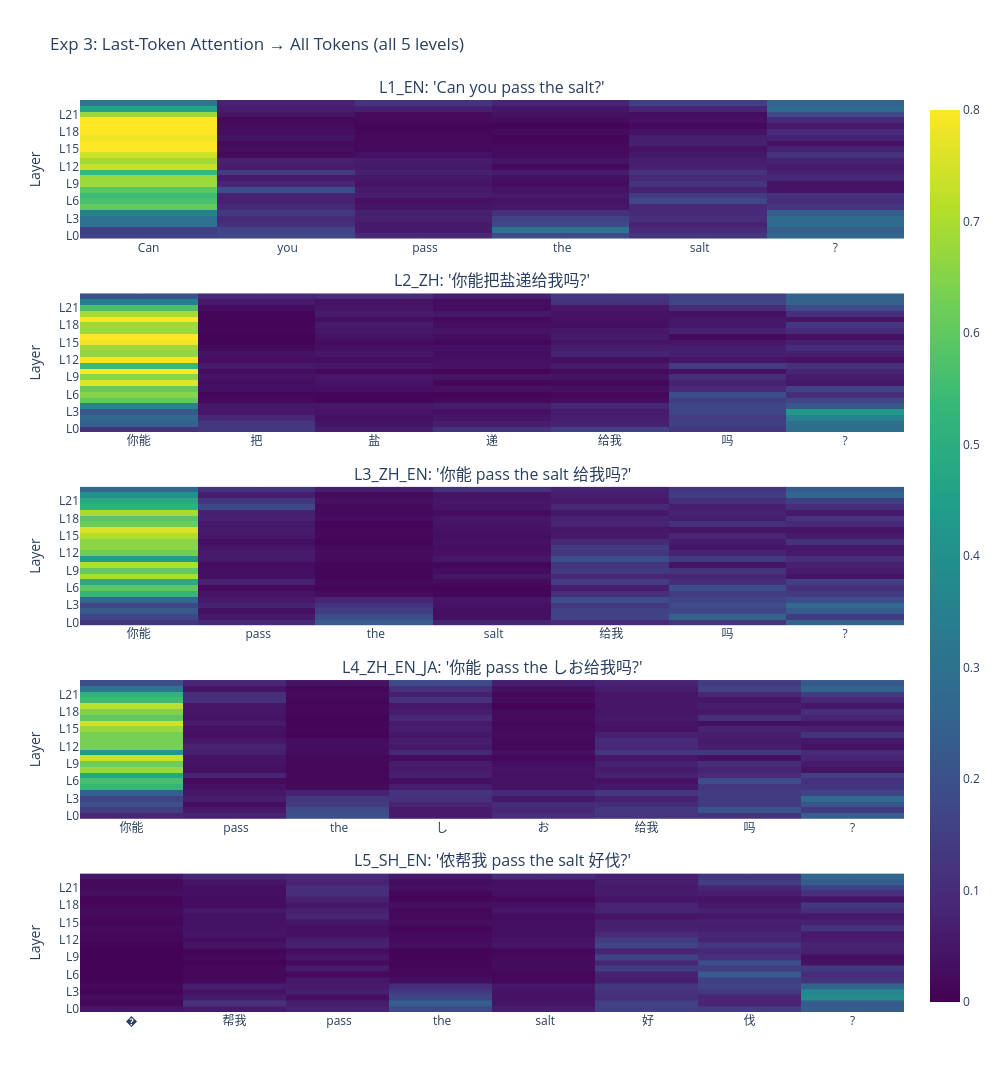

Write notebook code for a chart like this one.
### Markdown cell above
## Experiment 3: Last-Token Attention Patterns

What does the model attend to when making its output decision? Compares attention strategy across all 5 levels.

**Findings:**
- L1 (EN) and L2 (ZH) show similar patterns: heavy attention on first token (subject + ability verb)
- L3/L4 (code-switched): attention concentrates on Chinese frame tokens ("你能", "给我"); English content words ("the", "salt") are relatively ignored
- L5 (Shanghainese): "侬" fragments into unknown tokens (◆), confirming tokenization failure

### Code cell
# Exp 3: Last-token attention across all 5 levels
levels_to_plot = ["L1_EN", "L2_ZH", "L3_ZH_EN", "L4_ZH_EN_JA", "L5_SH_EN"]

fig = make_subplots(rows=len(levels_to_plot), cols=1,
    subplot_titles=[f"{lv}: '{multilingual_pairs[lv]['implicit']}'" for lv in levels_to_plot],
    vertical_spacing=0.06)

for row, level in enumerate(levels_to_plot, 1):
    prompt = multilingual_pairs[level]["implicit"]
    tokens = model.to_tokens(prompt)
    str_tokens = model.to_str_tokens(prompt)
    _, cache = model.run_with_cache(tokens)
    last_idx = len(str_tokens) - 1
    n_layers = model.cfg.n_layers

    attn_from_last = np.zeros((n_layers, len(str_tokens)))
    for layer in range(n_layers):
        pattern = cache["pattern", layer][0]
        mean_attn = pattern.mean(dim=0)
        attn_from_last[layer] = mean_attn[last_idx, :len(str_tokens)].cpu().numpy()

    fig.add_trace(go.Heatmap(z=attn_from_last, x=[str(t) for t in str_tokens],
        y=[f"L{i}" for i in range(n_layers)], colorscale="Viridis",
        showscale=(row == 1), zmin=0, zmax=0.8), row=row, col=1)
    fig.update_yaxes(title_text="Layer", row=row, col=1)

fig.update_layout(title="Exp 3: Last-Token Attention → All Tokens (all 5 levels)", height=350*len(levels_to_plot), width=1000)
fig.write_image(f"{SAVE_DIR}/exp3_attention.png", scale=2)
fig.show()

# Print top attended tokens at bottleneck layers
print("\n" + "="*70)
print("TOP ATTENDED TOKEN AT BOTTLENECK LAYERS")
print("="*70)
for level in levels_to_plot:
    prompt = multilingual_pairs[level]["implicit"]
    tokens = model.to_tokens(prompt)
    str_tokens = model.to_str_tokens(prompt)
    _, cache = model.run_with_cache(tokens)
    last_idx = len(str_tokens) - 1
    print(f"\n{level}: {str_tokens}")
    for bl in [9, 16, 20]:
        if bl >= model.cfg.n_layers: continue
        pattern = cache["pattern", bl][0].mean(dim=0)
        attn = pattern[last_idx, :len(str_tokens)].cpu().numpy()
        top_idx = int(np.argmax(attn))
        print(f"  L{bl}: top attention → '{str_tokens[top_idx]}' ({attn[top_idx]:.3f})")

### Figure 1 — Plotly figure (JSON) as saved in the notebook; plotly's stock layout.template omitted (floating-point values rounded to 4 significant figures; data arrays with more than 128 entries replaced by an {"elided": "..."} marker saying what was removed)
{"data": [{"colorscale": [[0, "#440154"], [0.1111, "#482878"], [0.2222, "#3e4989"], [0.3333, "#31688e"], [0.4444, "#26828e"], [0.5556, "#1f9e89"], [0.6667, "#35b779"], [0.7778, "#6ece58"], [0.8889, "#b5de2b"], [1, "#fde725"]], "showscale": true, "type": "heatmap", "x": ["Can", " you", " pass", " the", " salt", "?"], "xaxis": "x", "y": ["L0", "L1", "L2", "L3", "L4", "L5", "L6", "L7", "L8", "L9", "L10", "L11", "L12", "L13", "L14", "L15", "L16", "L17", "L18", "L19", "L20", "L21", "L22", "L23"], "yaxis": "y", "z": {"elided": "24x6 float values"}, "zmax": 0.8, "zmin": 0}, {"colorscale": [[0, "#440154"], [0.1111, "#482878"], [0.2222, "#3e4989"], [0.3333, "#31688e"], [0.4444, "#26828e"], [0.5556, "#1f9e89"], [0.6667, "#35b779"], [0.7778, "#6ece58"], [0.8889, "#b5de2b"], [1, "#fde725"]], "showscale": false, "type": "heatmap", "x": ["你能", "把", "盐", "递", "给我", "吗", "?"], "xaxis": "x2", "y": ["L0", "L1", "L2", "L3", "L4", "L5", "L6", "L7", "L8", "L9", "L10", "L11", "L12", "L13", "L14", "L15", "L16", "L17", "L18", "L19", "L20", "L21", "L22", "L23"], "yaxis": "y2", "z": {"elided": "24x7 float values"}, "zmax": 0.8, "zmin": 0}, {"colorscale": [[0, "#440154"], [0.1111, "#482878"], [0.2222, "#3e4989"], [0.3333, "#31688e"], [0.4444, "#26828e"], [0.5556, "#1f9e89"], [0.6667, "#35b779"], [0.7778, "#6ece58"], [0.8889, "#b5de2b"], [1, "#fde725"]], "showscale": false, "type": "heatmap", "x": ["你能", " pass", " the", " salt", " 给我", "吗", "?"], "xaxis": "x3", "y": ["L0", "L1", "L2", "L3", "L4", "L5", "L6", "L7", "L8", "L9", "L10", "L11", "L12", "L13", "L14", "L15", "L16", "L17", "L18", "L19", "L20", "L21", "L22", "L23"], "yaxis": "y3", "z": {"elided": "24x7 float values"}, "zmax": 0.8, "zmin": 0}, {"colorscale": [[0, "#440154"], [0.1111, "#482878"], [0.2222, "#3e4989"], [0.3333, "#31688e"], [0.4444, "#26828e"], [0.5556, "#1f9e89"], [0.6667, "#35b779"], [0.7778, "#6ece58"], [0.8889, "#b5de2b"], [1, "#fde725"]], "showscale": false, "type": "heatmap", "x": ["你能", " pass", " the", " し", "お", "给我", "吗", "?"], "xaxis": "x4", "y": ["L0", "L1", "L2", "L3", "L4", "L5", "L6", "L7", "L8", "L9", "L10", "L11", "L12", "L13", "L14", "L15", "L16", "L17", "L18", "L19", "L20", "L21", "L22", "L23"], "yaxis": "y4", "z": {"elided": "24x8 float values"}, "zmax": 0.8, "zmin": 0}, {"colorscale": [[0, "#440154"], [0.1111, "#482878"], [0.2222, "#3e4989"], [0.3333, "#31688e"], [0.4444, "#26828e"], [0.5556, "#1f9e89"], [0.6667, "#35b779"], [0.7778, "#6ece58"], [0.8889, "#b5de2b"], [1, "#fde725"]], "showscale": false, "type": "heatmap", "x": ["�", "�", "帮我", " pass", " the", " salt", " 好", "伐", "?"], "xaxis": "x5", "y": ["L0", "L1", "L2", "L3", "L4", "L5", "L6", "L7", "L8", "L9", "L10", "L11", "L12", "L13", "L14", "L15", "L16", "L17", "L18", "L19", "L20", "L21", "L22", "L23"], "yaxis": "y5", "z": {"elided": "24x9 float values"}, "zmax": 0.8, "zmin": 0}], "layout": {"annotations": [{"font": {"size": 16}, "showarrow": false, "text": "L1_EN: 'Can you pass the salt?'", "x": 0.5, "xanchor": "center", "xref": "paper", "y": 1, "yanchor": "bottom", "yref": "paper"}, {"font": {"size": 16}, "showarrow": false, "text": "L2_ZH: '你能把盐递给我吗?'", "x": 0.5, "xanchor": "center", "xref": "paper", "y": 0.788, "yanchor": "bottom", "yref": "paper"}, {"font": {"size": 16}, "showarrow": false, "text": "L3_ZH_EN: '你能 pass the salt 给我吗?'", "x": 0.5, "xanchor": "center", "xref": "paper", "y": 0.576, "yanchor": "bottom", "yref": "paper"}, {"font": {"size": 16}, "showarrow": false, "text": "L4_ZH_EN_JA: '你能 pass the しお给我吗?'", "x": 0.5, "xanchor": "center", "xref": "paper", "y": 0.364, "yanchor": "bottom", "yref": "paper"}, {"font": {"size": 16}, "showarrow": false, "text": "L5_SH_EN: '侬帮我 pass the salt 好伐?'", "x": 0.5, "xanchor": "center", "xref": "paper", "y": 0.152, "yanchor": "bottom", "yref": "paper"}], "height": 1750, "title": {"text": "Exp 3: Last-Token Attention → All Tokens (all 5 levels)"}, "width": 1000, "xaxis": {"anchor": "y", "domain": [0, 1]}, "xaxis2": {"anchor": "y2", "domain": [0, 1]}, "xaxis3": {"anchor": "y3", "domain": [0, 1]}, "xaxis4": {"anchor": "y4", "domain": [0, 1]}, "xaxis5": {"anchor": "y5", "domain": [0, 1]}, "yaxis": {"anchor": "x", "domain": [0.848, 1], "title": {"text": "Layer"}}, "yaxis2": {"anchor": "x2", "domain": [0.636, 0.788], "title": {"text": "Layer"}}, "yaxis3": {"anchor": "x3", "domain": [0.424, 0.576], "title": {"text": "Layer"}}, "yaxis4": {"anchor": "x4", "domain": [0.212, 0.364], "title": {"text": "Layer"}}, "yaxis5": {"anchor": "x5", "domain": [0, 0.152], "title": {"text": "Layer"}}}}
